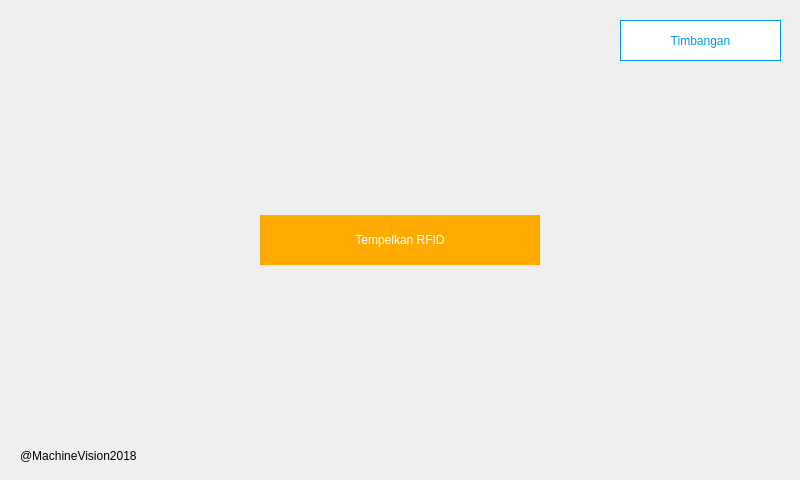
<?xml version="1.0" encoding="UTF-8"?>
<ui version="4.0">
 <class>Form</class>
 <widget class="QWidget" name="Form">
  <property name="geometry">
   <rect>
    <x>0</x>
    <y>0</y>
    <width>800</width>
    <height>480</height>
   </rect>
  </property>
  <property name="windowTitle">
   <string>Form</string>
  </property>
  <widget class="QLabel" name="label_5">
   <property name="geometry">
    <rect>
     <x>260</x>
     <y>215</y>
     <width>280</width>
     <height>50</height>
    </rect>
   </property>
   <property name="styleSheet">
    <string notr="true">color: rgb(255, 255, 255);
background-color: rgb(255, 170, 0);
font: 75 18pt &quot;Arial&quot;;</string>
   </property>
   <property name="text">
    <string>Tempelkan RFID</string>
   </property>
   <property name="alignment">
    <set>Qt::AlignCenter</set>
   </property>
  </widget>
  <widget class="QLabel" name="corner">
   <property name="geometry">
    <rect>
     <x>690</x>
     <y>390</y>
     <width>111</width>
     <height>91</height>
    </rect>
   </property>
   <property name="text">
    <string/>
   </property>
   <property name="pixmap">
    <pixmap>pyqt5/corner.png</pixmap>
   </property>
  </widget>
  <widget class="QLabel" name="copyright">
   <property name="geometry">
    <rect>
     <x>20</x>
     <y>440</y>
     <width>161</width>
     <height>31</height>
    </rect>
   </property>
   <property name="styleSheet">
    <string notr="true">font: 75 12pt &quot;Arial&quot;;</string>
   </property>
   <property name="text">
    <string>@MachineVision2018</string>
   </property>
  </widget>
  <widget class="QLabel" name="hmi_type">
   <property name="geometry">
    <rect>
     <x>620</x>
     <y>20</y>
     <width>161</width>
     <height>41</height>
    </rect>
   </property>
   <property name="styleSheet">
    <string notr="true">color: rgb(0, 155, 232);
font: 75 17pt &quot;Arial&quot;;
background-color: rgb(255, 255, 255);
border-color: rgb(0, 170, 255);</string>
   </property>
   <property name="frameShape">
    <enum>QFrame::Box</enum>
   </property>
   <property name="text">
    <string>Timbangan</string>
   </property>
   <property name="alignment">
    <set>Qt::AlignCenter</set>
   </property>
  </widget>
  <widget class="QLineEdit" name="rfid_val">
   <property name="geometry">
    <rect>
     <x>350</x>
     <y>270</y>
     <width>0</width>
     <height>0</height>
    </rect>
   </property>
  </widget>
  <widget class="QLabel" name="logo_mv">
   <property name="geometry">
    <rect>
     <x>20</x>
     <y>20</y>
     <width>91</width>
     <height>81</height>
    </rect>
   </property>
   <property name="text">
    <string/>
   </property>
   <property name="pixmap">
    <pixmap>pyqt5/MMM.png</pixmap>
   </property>
   <property name="scaledContents">
    <bool>true</bool>
   </property>
  </widget>
 </widget>
 <resources/>
 <connections/>
</ui>
